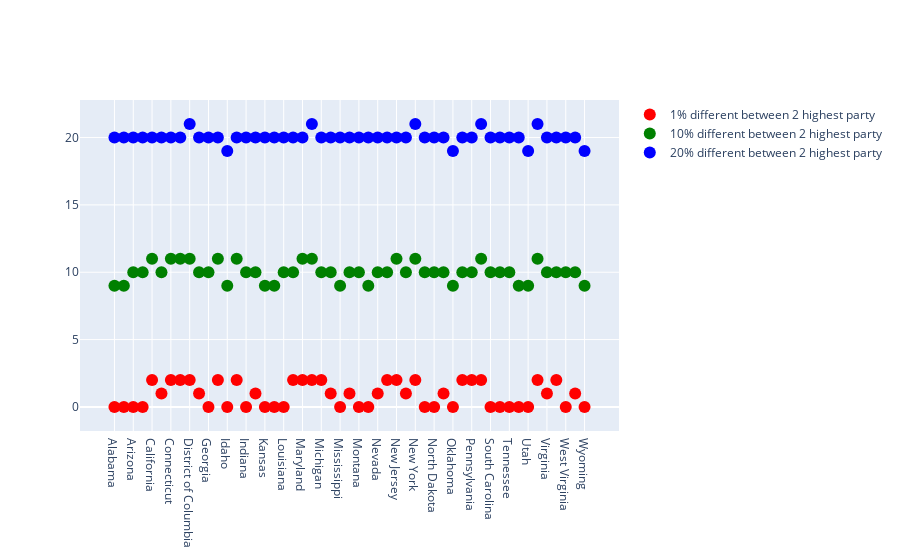

Here is the notebook cell this chart was saved with:
### Code cell
fig = go.Figure()
fig.add_trace(
    go.Scatter(
    x= [k for k in all_state1.keys()],
    y= [v+1 for v in all_state1.values()],
    marker=dict(color="red", size=12),
    mode="markers",
    name="1% different between 2 highest party"
))
fig.add_trace(
    go.Scatter(
    x= [k for k in all_state2.keys()],
    y= [v+10 for v in all_state2.values()],
    marker=dict(color="green", size=12),
    mode="markers",
    name="10% different between 2 highest party"    
))
fig.add_trace(
    go.Scatter(
    x= [k for k in all_state3.keys()],
    y= [v+20 for v in all_state3.values()],
    marker=dict(color="blue", size=12),
    mode="markers",
    name="20% different between 2 highest party"
))
fig.write_image("fig1.png") # check your fig1.png if this doesn't show up, 
#The plot is interactive, you can click on it to see the name of the state.
fig.show()

### Figure 1 — Plotly figure (JSON) as saved in the notebook; plotly's stock layout.template omitted (floating-point values rounded to 4 significant figures)
{"data": [{"marker": {"color": "red", "size": 12}, "mode": "markers", "name": "1% different between 2 highest party", "type": "scatter", "x": ["Alabama", "Alaska", "Arizona", "Arkansas", "California", "Colorado", "Connecticut", "Delaware", "District of Columbia", "Florida", "Georgia", "Hawaii", "Idaho", "Illinois", "Indiana", "Iowa", "Kansas", "Kentucky", "Louisiana", "Maine", "Maryland", "Massachusetts", "Michigan", "Minnesota", "Mississippi", "Missouri", "Montana", "Nebraska", "Nevada", "New Hampshire", "New Jersey", "New Mexico", "New York", "North Carolina", "North Dakota", "Ohio", "Oklahoma", "Oregon", "Pennsylvania", "Rhode Island", "South Carolina", "South Dakota", "Tennessee", "Texas", "Utah", "Vermont", "Virginia", "Washington", "West Virginia", "Wisconsin", "Wyoming"], "y": [0, 0, 0, 0, 2, 1, 2, 2, 2, 1, 0, 2, 0, 2, 0, 1, 0, 0, 0, 2, 2, 2, 2, 1, 0, 1, 0, 0, 1, 2, 2, 1, 2, 0, 0, 1, 0, 2, 2, 2, 0, 0, 0, 0, 0, 2, 1, 2, 0, 1, 0]}, {"marker": {"color": "green", "size": 12}, "mode": "markers", "name": "10% different between 2 highest party", "type": "scatter", "x": ["Alabama", "Alaska", "Arizona", "Arkansas", "California", "Colorado", "Connecticut", "Delaware", "District of Columbia", "Florida", "Georgia", "Hawaii", "Idaho", "Illinois", "Indiana", "Iowa", "Kansas", "Kentucky", "Louisiana", "Maine", "Maryland", "Massachusetts", "Michigan", "Minnesota", "Mississippi", "Missouri", "Montana", "Nebraska", "Nevada", "New Hampshire", "New Jersey", "New Mexico", "New York", "North Carolina", "North Dakota", "Ohio", "Oklahoma", "Oregon", "Pennsylvania", "Rhode Island", "South Carolina", "South Dakota", "Tennessee", "Texas", "Utah", "Vermont", "Virginia", "Washington", "West Virginia", "Wisconsin", "Wyoming"], "y": [9, 9, 10, 10, 11, 10, 11, 11, 11, 10, 10, 11, 9, 11, 10, 10, 9, 9, 10, 10, 11, 11, 10, 10, 9, 10, 10, 9, 10, 10, 11, 10, 11, 10, 10, 10, 9, 10, 10, 11, 10, 10, 10, 9, 9, 11, 10, 10, 10, 10, 9]}, {"marker": {"color": "blue", "size": 12}, "mode": "markers", "name": "20% different between 2 highest party", "type": "scatter", "x": ["Alabama", "Alaska", "Arizona", "Arkansas", "California", "Colorado", "Connecticut", "Delaware", "District of Columbia", "Florida", "Georgia", "Hawaii", "Idaho", "Illinois", "Indiana", "Iowa", "Kansas", "Kentucky", "Louisiana", "Maine", "Maryland", "Massachusetts", "Michigan", "Minnesota", "Mississippi", "Missouri", "Montana", "Nebraska", "Nevada", "New Hampshire", "New Jersey", "New Mexico", "New York", "North Carolina", "North Dakota", "Ohio", "Oklahoma", "Oregon", "Pennsylvania", "Rhode Island", "South Carolina", "South Dakota", "Tennessee", "Texas", "Utah", "Vermont", "Virginia", "Washington", "West Virginia", "Wisconsin", "Wyoming"], "y": [20, 20, 20, 20, 20, 20, 20, 20, 21, 20, 20, 20, 19, 20, 20, 20, 20, 20, 20, 20, 20, 21, 20, 20, 20, 20, 20, 20, 20, 20, 20, 20, 21, 20, 20, 20, 19, 20, 20, 21, 20, 20, 20, 20, 19, 21, 20, 20, 20, 20, 19]}], "layout": {}}
